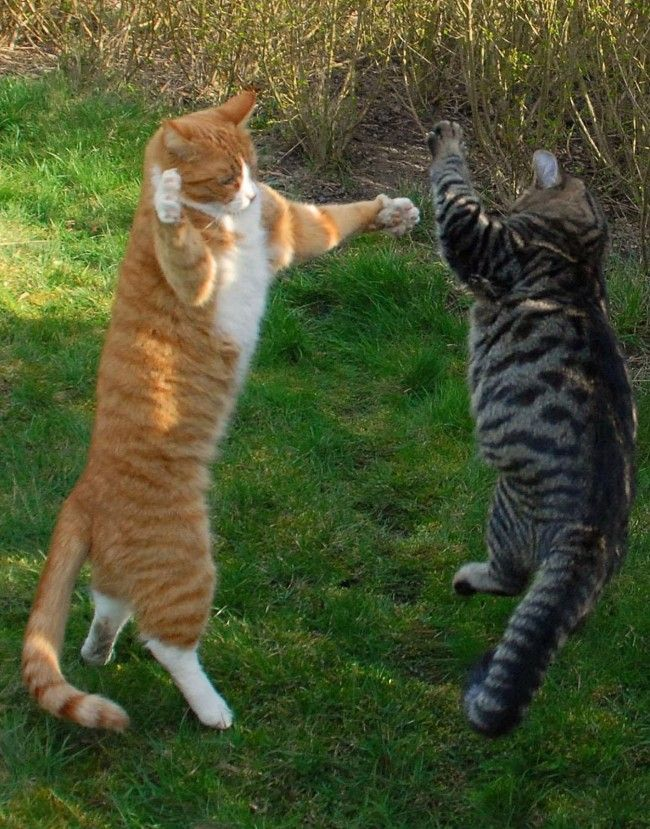
#> input picture Lab2_Image_Processing/img_2_lab.jpg, 650 x 829 px
$ jupyter execute Lab2_Image_Processing.ipynb
#> lines starting #> are read from the running program, lines starting #| are printed output that depends on the picture
[cell 1]
import numpy as np
import cv2
import matplotlib.pyplot as plt
from skimage.metrics import structural_similarity, mean_squared_error
print("Библиотеки загружены")

[cell 2]
image_gray = cv2.imread('img_2_lab.jpg', cv2.IMREAD_GRAYSCALE)
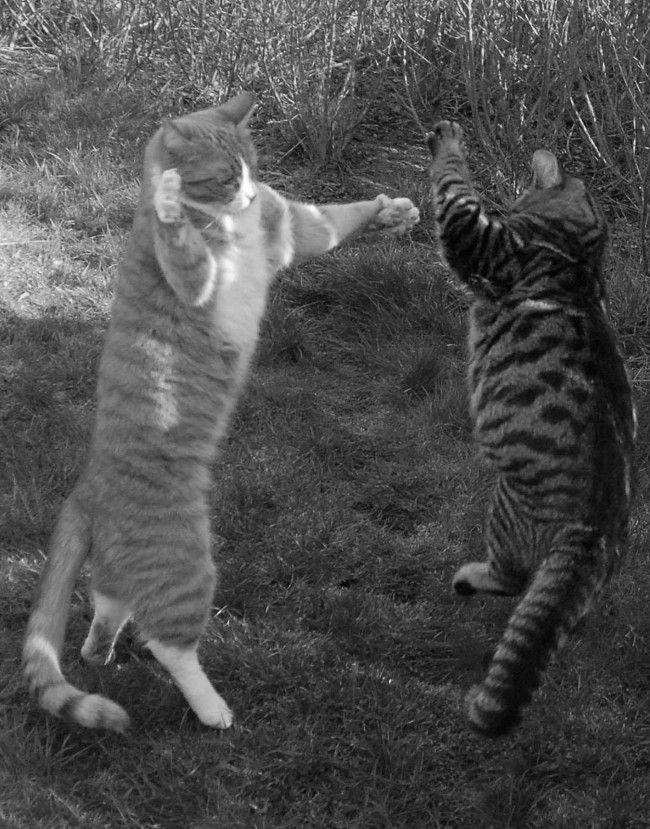
#> image_gray: shape (829, 650); min 0, max 255, mean 77
plt.imshow(image_gray, cmap='gray')

[cell 3]
# Зашумить изображение при помощи шума гаусса, постоянного шума.
# Шум Гаусса
mean = 0
stddev = 100
noise_gauss = np.zeros(image_gray.shape, np.uint8)
cv2.randn(noise_gauss, mean, stddev)
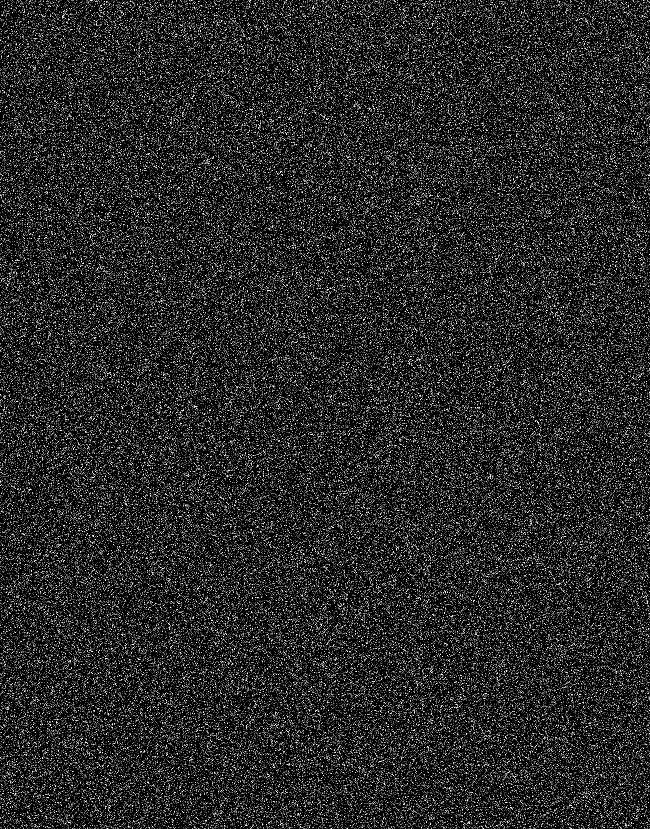
#> noise_gauss: shape (829, 650); min 0, max 255, mean 39.7

image_noise_gauss = cv2.add(image_gray, noise_gauss)
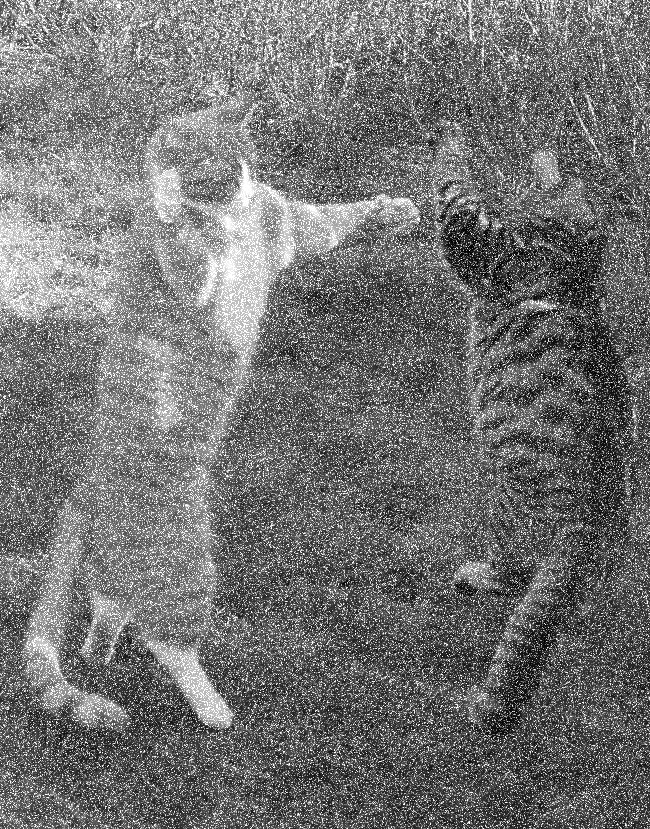
#> image_noise_gauss: shape (829, 650); min 0, max 255, mean 114.6

# Постоянный шум
low = -50
high = 50
uniform_noise = np.random.uniform(low, high, image_gray.shape)

image_noise_uniform = cv2.add(image_gray, uniform_noise.astype(np.uint8))

# Вывод изобр.
plt.figure(figsize=(15, 5))

plt.subplot(1, 3, 1)
plt.imshow(image_gray, cmap='gray')
plt.title('Оригинал')

plt.subplot(1, 3, 2)
plt.imshow(image_noise_gauss, cmap='gray')
plt.title('Шум Гаусса')

plt.subplot(1, 3, 3)
plt.imshow(image_noise_uniform, cmap='gray')
plt.title('Постоянный шум')

[cell 4]
# Тестирование фильтров с различными параметрами на шуме Гаусса
plt.figure(figsize=(20, 15))

# Медианный фильтр
img_med_3 = cv2.medianBlur(image_noise_gauss, 3)
img_med_5 = cv2.medianBlur(image_noise_gauss, 5)
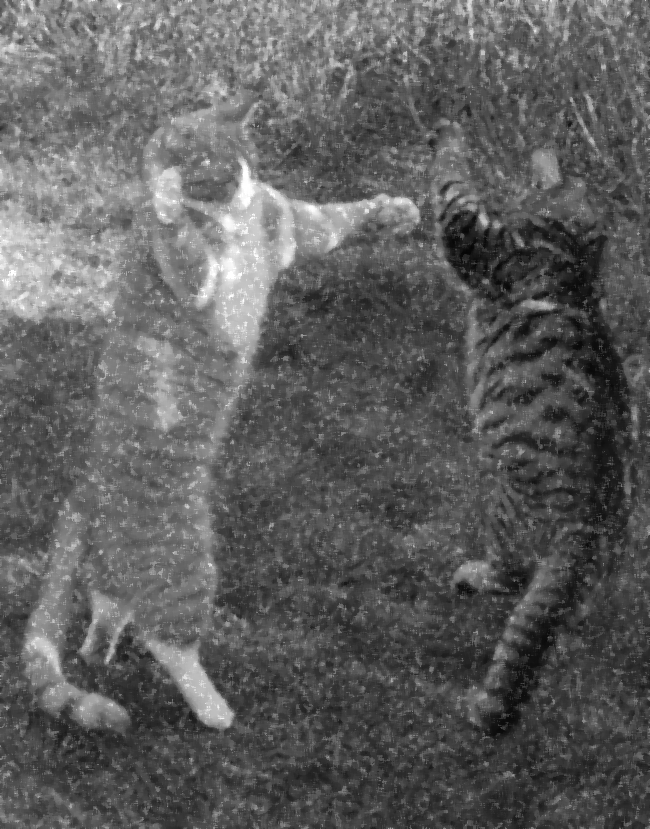
#> img_med_5: shape (829, 650); min 5, max 255, mean 94.3

plt.subplot(4, 3, 1)
plt.imshow(image_noise_gauss, cmap='gray')
plt.title('Зашумленное(Гаусс)')
plt.subplot(4, 3, 2)
plt.imshow(img_med_3, cmap='gray')
plt.title('Медианный(k=3)')
plt.subplot(4, 3, 3)
plt.imshow(img_med_5, cmap='gray')
plt.title('Медианный(k=5)')

# Фильтр Гаусса
img_gauss_3 = cv2.GaussianBlur(image_noise_gauss, (3, 3), 0)
img_gauss_7 = cv2.GaussianBlur(image_noise_gauss, (7, 7), 0)
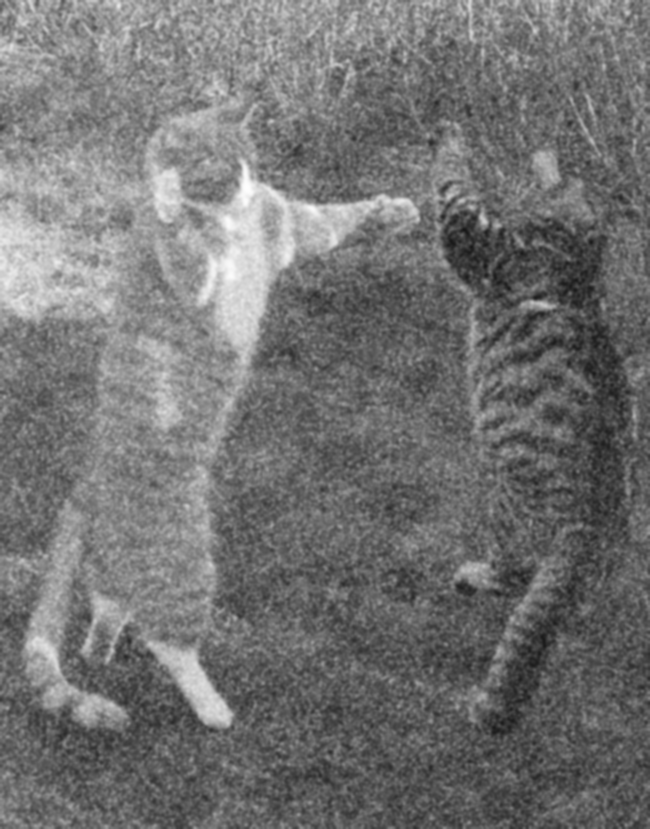
#> img_gauss_7: shape (829, 650); min 23, max 254, mean 114.6

plt.subplot(4, 3, 4)
plt.imshow(image_noise_gauss, cmap='gray')
plt.title('Зашумленное(Гаусс)')
plt.subplot(4, 3, 5)
plt.imshow(img_gauss_3, cmap='gray')
plt.title('Гаусса(3x3)')
plt.subplot(4, 3, 6)
plt.imshow(img_gauss_7, cmap='gray')
plt.title('Гаусса(7x7)')

# Билатеральный фильтр
img_bilat_9 = cv2.bilateralFilter(image_noise_gauss, 9, 75, 75)
img_bilat_15 = cv2.bilateralFilter(image_noise_gauss, 15, 100, 100)

plt.subplot(4, 3, 7)
plt.imshow(image_noise_gauss, cmap='gray')
plt.title('Зашумленное(Гаусс)')
plt.subplot(4, 3, 8)
plt.imshow(img_bilat_9, cmap='gray')
plt.title('Билатеральный(9, 75, 75)')
plt.subplot(4, 3, 9)
plt.imshow(img_bilat_15, cmap='gray')
plt.title('Билатеральный(15, 100, 100)')

# Фильтр нелокальных средних(NLM)
img_nlm_10 = cv2.fastNlMeansDenoising(image_noise_gauss, h=10)
img_nlm_20 = cv2.fastNlMeansDenoising(image_noise_gauss, h=20)

plt.subplot(4, 3, 10)
plt.imshow(image_noise_gauss, cmap='gray')
plt.title('Зашумленное(Гаусс)')
plt.subplot(4, 3, 11)
plt.imshow(img_nlm_10, cmap='gray')
plt.title('NLM(h=10)')
plt.subplot(4, 3, 12)
plt.imshow(img_nlm_20, cmap='gray')
plt.title('NLM(h=20)')

[cell 5]
print("Результаты для шума Гаусса")

print(f"Медианный (3):  MSE = {mean_squared_error(image_gray, img_med_3):.2f}, SSIM = {structural_similarity(image_gray, img_med_3, full=True)[0]:.4f}")
#| Медианный (3):  MSE = 989.20, SSIM = 0.3617
print(f"Медианный (5):  MSE = {mean_squared_error(image_gray, img_med_5):.2f}, SSIM = {structural_similarity(image_gray, img_med_5, full=True)[0]:.4f}")
#| Медианный (5):  MSE = 615.91, SSIM = 0.4413

print(f"Гаусса (3x3):   MSE = {mean_squared_error(image_gray, img_gauss_3):.2f}, SSIM = {structural_similarity(image_gray, img_gauss_3, full=True)[0]:.4f}")
#| Гаусса (3x3):   MSE = 1871.39, SSIM = 0.3732
print(f"Гаусса (7x7):   MSE = {mean_squared_error(image_gray, img_gauss_7):.2f}, SSIM = {structural_similarity(image_gray, img_gauss_7, full=True)[0]:.4f}")
#| Гаусса (7x7):   MSE = 1668.20, SSIM = 0.4634

print(f"Билатер. (9):   MSE = {mean_squared_error(image_gray, img_bilat_9):.2f}, SSIM = {structural_similarity(image_gray, img_bilat_9, full=True)[0]:.4f}")
#| Билатер. (9):   MSE = 1782.43, SSIM = 0.2699
print(f"Билатер. (15):  MSE = {mean_squared_error(image_gray, img_bilat_15):.2f}, SSIM = {structural_similarity(image_gray, img_bilat_15, full=True)[0]:.4f}")
#| Билатер. (15):  MSE = 1489.61, SSIM = 0.3197

print(f"NLM (h=10):     MSE = {mean_squared_error(image_gray, img_nlm_10):.2f}, SSIM = {structural_similarity(image_gray, img_nlm_10, full=True)[0]:.4f}")
#| NLM (h=10):     MSE = 4189.89, SSIM = 0.1444
print(f"NLM (h=20):     MSE = {mean_squared_error(image_gray, img_nlm_20):.2f}, SSIM = {structural_similarity(image_gray, img_nlm_20, full=True)[0]:.4f}")
#| NLM (h=20):     MSE = 4167.43, SSIM = 0.1513

[cell 6]
# Тестирование всех фильтров на постоянном шуме

plt.figure(figsize=(20, 15))

# Медианный фильтр
uni_med_3 = cv2.medianBlur(image_noise_uniform, 3)
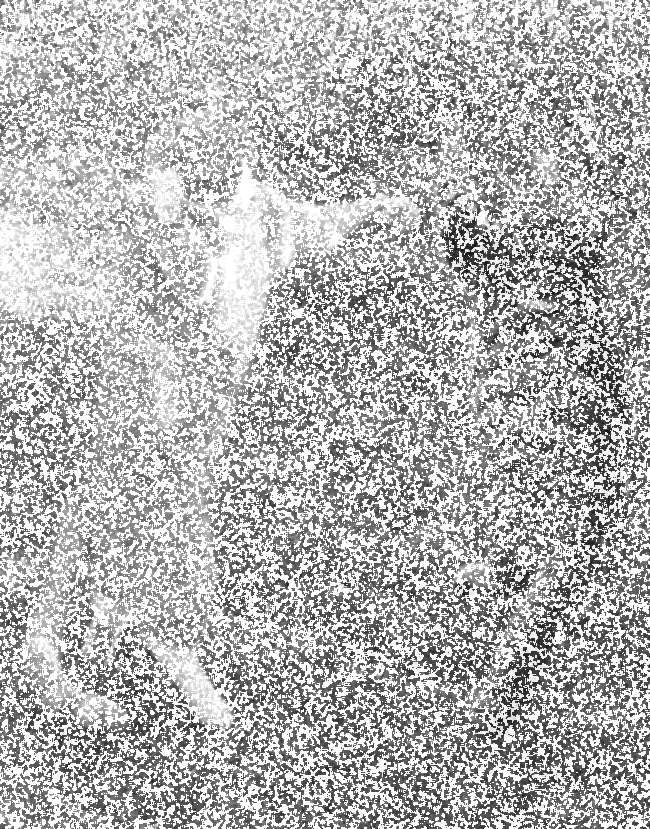
#> uni_med_3: shape (829, 650); min 16, max 255, mean 181.7
uni_med_5 = cv2.medianBlur(image_noise_uniform, 5)
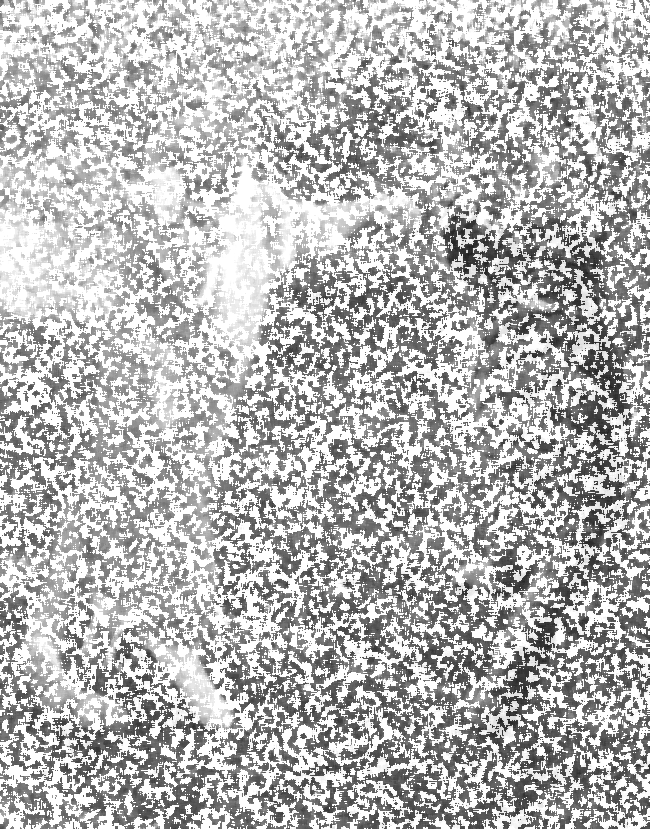
#> uni_med_5: shape (829, 650); min 28, max 255, mean 183.4

plt.subplot(4, 3, 1)
plt.imshow(image_noise_uniform, cmap='gray')
plt.title('Постоянный шум')
plt.subplot(4, 3, 2)
plt.imshow(uni_med_3, cmap='gray')
plt.title('Медианный(k=3)')
plt.subplot(4, 3, 3)
plt.imshow(uni_med_5, cmap='gray')
plt.title('Медианный(k=5)')

# Фильтр Гаусса
uni_gauss_3 = cv2.GaussianBlur(image_noise_uniform, (3, 3), 0)
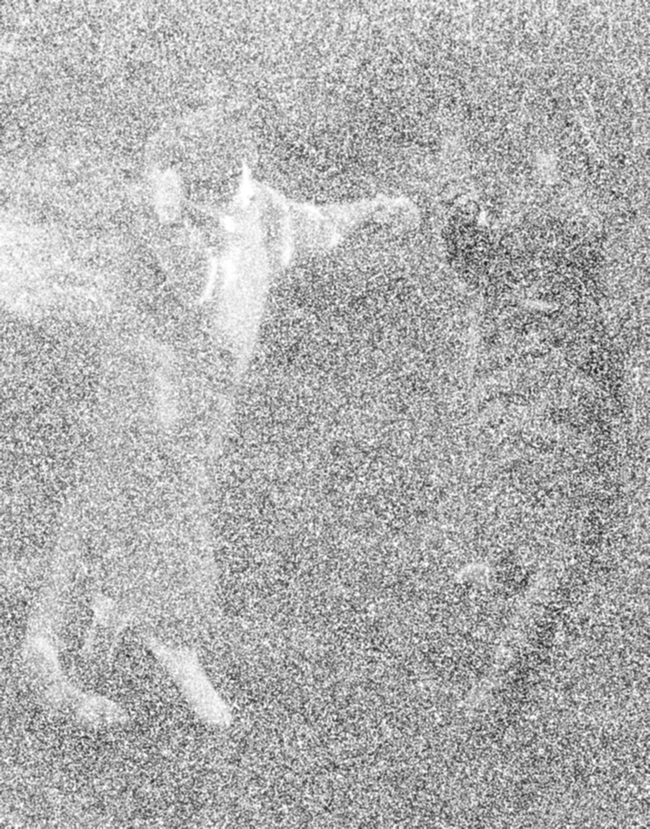
#> uni_gauss_3: shape (829, 650); min 20, max 255, mean 176.1
uni_gauss_7 = cv2.GaussianBlur(image_noise_uniform, (7, 7), 0)

plt.subplot(4, 3, 4)
plt.imshow(image_noise_uniform, cmap='gray')
plt.title('Постоянный шум')
plt.subplot(4, 3, 5)
plt.imshow(uni_gauss_3, cmap='gray')
plt.title('Гаусса(3x3)')
plt.subplot(4, 3, 6)
plt.imshow(uni_gauss_7, cmap='gray')
plt.title('Гаусса(7x7)')

# Билатеральный фильтр
uni_bilat_9 = cv2.bilateralFilter(image_noise_uniform, 9, 75, 75)
uni_bilat_15 = cv2.bilateralFilter(image_noise_uniform, 15, 100, 100)

plt.subplot(4, 3, 7)
plt.imshow(image_noise_uniform, cmap='gray')
plt.title('Постоянный шум')
plt.subplot(4, 3, 8)
plt.imshow(uni_bilat_9, cmap='gray')
plt.title('Билатеральный(9, 75, 75)')
plt.subplot(4, 3, 9)
plt.imshow(uni_bilat_15, cmap='gray')
plt.title('Билатеральный(15, 100, 100)')

# NLM
uni_nlm_10 = cv2.fastNlMeansDenoising(image_noise_uniform, h=10)
uni_nlm_20 = cv2.fastNlMeansDenoising(image_noise_uniform, h=20)

plt.subplot(4, 3, 10)
plt.imshow(image_noise_uniform, cmap='gray')
plt.title('Постоянный шум')
plt.subplot(4, 3, 11)
plt.imshow(uni_nlm_10, cmap='gray')
plt.title('NLM(h=10)')
plt.subplot(4, 3, 12)
plt.imshow(uni_nlm_20, cmap='gray')
plt.title('NLM(h=20)')

[cell 7]
print("Результаты для постоянного шума")

print(f"Медианный (3):  MSE = {mean_squared_error(image_gray, uni_med_3):.2f}, SSIM = {structural_similarity(image_gray, uni_med_3, full=True)[0]:.4f}")
#| Медианный (3):  MSE = 16405.53, SSIM = 0.0484
print(f"Медианный (5):  MSE = {mean_squared_error(image_gray, uni_med_5):.2f}, SSIM = {structural_similarity(image_gray, uni_med_5, full=True)[0]:.4f}")
#| Медианный (5):  MSE = 16192.71, SSIM = 0.0490

print(f"Гаусса (3x3):   MSE = {mean_squared_error(image_gray, uni_gauss_3):.2f}, SSIM = {structural_similarity(image_gray, uni_gauss_3, full=True)[0]:.4f}")
#| Гаусса (3x3):   MSE = 11119.26, SSIM = 0.1518
print(f"Гаусса (7x7):   MSE = {mean_squared_error(image_gray, uni_gauss_7):.2f}, SSIM = {structural_similarity(image_gray, uni_gauss_7, full=True)[0]:.4f}")
#| Гаусса (7x7):   MSE = 10534.11, SSIM = 0.2274

print(f"Билатер. (9):   MSE = {mean_squared_error(image_gray, uni_bilat_9):.2f}, SSIM = {structural_similarity(image_gray, uni_bilat_9, full=True)[0]:.4f}")
#| Билатер. (9):   MSE = 14577.09, SSIM = 0.0786
print(f"Билатер. (15):  MSE = {mean_squared_error(image_gray, uni_bilat_15):.2f}, SSIM = {structural_similarity(image_gray, uni_bilat_15, full=True)[0]:.4f}")
#| Билатер. (15):  MSE = 12719.69, SSIM = 0.0972

print(f"NLM (h=10):     MSE = {mean_squared_error(image_gray, uni_nlm_10):.2f}, SSIM = {structural_similarity(image_gray, uni_nlm_10, full=True)[0]:.4f}")
#| NLM (h=10):     MSE = 16513.81, SSIM = 0.0499
print(f"NLM (h=20):     MSE = {mean_squared_error(image_gray, uni_nlm_20):.2f}, SSIM = {structural_similarity(image_gray, uni_nlm_20, full=True)[0]:.4f}")
#| NLM (h=20):     MSE = 16499.60, SSIM = 0.0571
